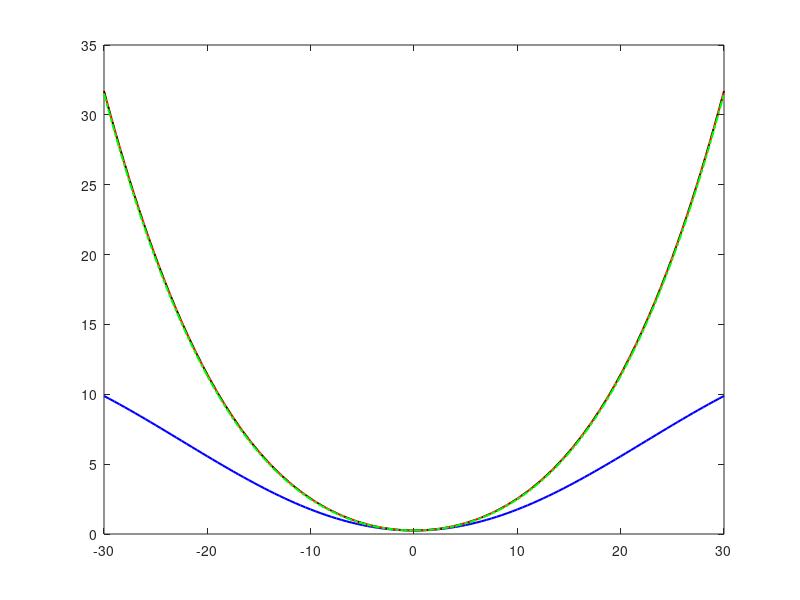

Source code (MATLAB): (Note: this script raises an error after producing the figure.)
function demoModeConflict()
% Engineers a single material-point stress state where fibre-tension and
% matrix-tension are in genuine conflict for the fibre-angle design variable,
% and compares how this project's mode-separated Hashin treats it against
% Dong et al. 2025's mode-collapsed (smooth-max) formulation. No mesh or FE
% solve needed - this operates directly on stresses, the way Hashin.m does
% internally at a single Gauss point.
%
% MECHANISM: for a fixed global stress state (sx,sy,txy), the material-axis
% stresses after rotating by fibre angle theta satisfy s1(theta)+s2(theta) =
% sx+sy for every theta - the trace of the stress tensor is invariant under
% rotation. So wherever both s1 and s2 are tensile, rotating theta can only
% trade fibre stress against matrix stress; it can never reduce both at once.
%
% Because this material's Yt is ~34x smaller than Xt (31 vs 1062 MPa), a
% stress split that is EQUALLY damaging to both modes puts nearly all the
% raw stress into s1 and very little into s2 - and moving away from that
% split degrades the matrix index far faster than it improves the fibre
% index. That produces a sharp corner in the true (hard-max) envelope right
% where I_ft = I_mt, which is the point engineered below.

strength.Xt = 1062; strength.Xc = 610; strength.Yt = 31; strength.Yc = 118; strength.S = 72;
Xt = strength.Xt; Yt = strength.Yt; S = strength.S;

% Engineer sx,sy (at theta=0, material axes = global axes) so I_ft = I_mt exactly.
ratio   = Xt/Yt;                 % how much more stress the fibre direction tolerates
S_total = 550;                   % sx+sy, MPa: the rotation-invariant stress "budget"
s2_0 = S_total/(ratio+1);
s1_0 = S_total - s2_0;
sx = s1_0; sy = s2_0; txy = 0;

fprintf('sx=%.1f, sy=%.1f MPa (sx+sy=%.1f, invariant under fibre rotation)\n', sx, sy, sx+sy);
fprintf('At theta=0: s1=%.1f, s2=%.1f -> I_ft=%.4f, I_mt=%.4f (tied by construction)\n\n', ...
    s1_0, s2_0, (s1_0/Xt)^2, (s2_0/Yt)^2);

k_gate  = 50;
delta_f = 0.05*min(strength.Xt, strength.Xc);
delta_m = 0.05*min(strength.Yt, strength.Yc);
eps_max = 1e-3;

theta_deg = -30:0.5:30;
theta = deg2rad(theta_deg);
c = cos(theta); s = sin(theta);
s1  = c.^2*sx + s.^2*sy + 2*c.*s*txy;
s2  = s.^2*sx + c.^2*sy - 2*c.*s*txy;
t12 = -c.*s*sx + c.*s*sy + (c.^2-s.^2)*txy;

% Sigmoid gates (Hashin.m convention) - confirm they stay saturated at ~1
% across this sweep, so fibre-compression/matrix-compression stay ~0 and
% the I_ft/I_mt comparison below is the whole story.
g1 = 1./(1+exp(-k_gate*s1));
g2 = 1./(1+exp(-k_gate*s2));
fprintf('Gate range across +-30 deg: g1 in [%.6f, %.6f], g2 in [%.6f, %.6f]\n', ...
    min(g1), max(g1), min(g2), max(g2));
fprintf('(both stay ~1 throughout, so fibre-compression/matrix-compression stay ~0)\n\n');

% ---- mode-separated (this project's Hashin.m) ----
I_ft = (s1/Xt).^2 + (t12/S).^2;
I_mt = (s2/Yt).^2 + (t12/S).^2;

% ---- mode-collapsed (Dong et al. 2025, Eq 12-16, revived from Hashin.asv) ----
H_collapsed = zeros(size(theta));
for k = 1:numel(theta)
    Hf = heavisideBlend(strength.Xt, strength.Xc, s1(k), delta_f);
    Hm = heavisideBlend(strength.Yt, strength.Yc, s2(k), delta_m);
    FI_f = sqrt((s1(k)/Hf)^2 + (t12(k)/S)^2);
    FI_m = sqrt((s2(k)/Hm)^2 + (t12(k)/S)^2);
    diff_fm = FI_f - FI_m;
    H_collapsed(k) = 0.5*((FI_f+FI_m) + sqrt(diff_fm^2+eps_max) - sqrt(eps_max));
end
H_collapsed_sq = H_collapsed.^2;   % squared, for a fair comparison against I_ft/I_mt

figure;
plot(theta_deg, I_ft, 'b-', 'LineWidth', 1.5); hold on;
plot(theta_deg, I_mt, 'r-', 'LineWidth', 1.5);
plot(theta_deg, max(I_ft, I_mt), 'k--', 'LineWidth', 1);
plot(theta_deg, H_collapsed_sq, 'g-.', 'LineWidth', 1.5);
yline(1, 'k:');
xlabel('Fibre angle \theta (deg, rotated away from the engineered tie point)');
ylabel('Failure index');
legend('I_{ft} (separated)', 'I_{mt} (separated)', 'max(I_{ft},I_{mt}) (true, hard)', ...
       'H_{Hs} (Dong et al. smooth-max)', 'failure = 1', 'Location', 'best');
title('Fibre/matrix tension conflict at a single material point');
grid on;
end

function h = heavisideBlend(a, b, c, delta)
% Eq. 12 of Dong et al. 2025 - see Hashin.asv for the same function.
if c > delta
    h = a;
elseif c < -delta
    h = b;
else
    h = 0.75*(a-b)*(c/delta - c^3/(3*delta^3)) + (a+b)/2;
end
end
